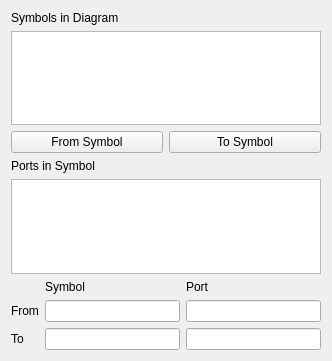
<?xml version="1.0" encoding="UTF-8"?>
<ui version="4.0">
 <class>DiagramAddTrace</class>
 <widget class="QWidget" name="DiagramAddTrace">
  <property name="geometry">
   <rect>
    <x>0</x>
    <y>0</y>
    <width>332</width>
    <height>361</height>
   </rect>
  </property>
  <property name="windowTitle">
   <string>Add Trace to Diagram</string>
  </property>
  <property name="toolTip">
   <string>Temporary Gui for development</string>
  </property>
  <layout class="QVBoxLayout" name="verticalLayout_3">
   <item>
    <layout class="QVBoxLayout" name="verticalLayout">
     <item>
      <layout class="QVBoxLayout" name="verticalLayout_2">
       <item>
        <widget class="QLabel" name="label">
         <property name="text">
          <string>Symbols in Diagram</string>
         </property>
        </widget>
       </item>
       <item>
        <widget class="QListWidget" name="lwSymbols"/>
       </item>
       <item>
        <layout class="QHBoxLayout" name="horizontalLayout">
         <item>
          <widget class="QPushButton" name="pbFromSymbol">
           <property name="toolTip">
            <string>Make the selected symbol the From Symbol</string>
           </property>
           <property name="text">
            <string>From Symbol</string>
           </property>
          </widget>
         </item>
         <item>
          <widget class="QPushButton" name="pbToSymbol">
           <property name="text">
            <string>To Symbol</string>
           </property>
          </widget>
         </item>
        </layout>
       </item>
       <item>
        <widget class="QLabel" name="label_2">
         <property name="text">
          <string>Ports in Symbol</string>
         </property>
        </widget>
       </item>
       <item>
        <widget class="QListWidget" name="lwPorts">
         <property name="sizePolicy">
          <sizepolicy hsizetype="Expanding" vsizetype="MinimumExpanding">
           <horstretch>0</horstretch>
           <verstretch>0</verstretch>
          </sizepolicy>
         </property>
         <property name="minimumSize">
          <size>
           <width>0</width>
           <height>32</height>
          </size>
         </property>
         <property name="toolTip">
          <string>Choose a port from the current symbol by double clicking.</string>
         </property>
        </widget>
       </item>
      </layout>
     </item>
     <item>
      <layout class="QGridLayout" name="gridLayout">
       <item row="1" column="1">
        <widget class="QLineEdit" name="leFromSymbol">
         <property name="readOnly">
          <bool>true</bool>
         </property>
        </widget>
       </item>
       <item row="0" column="2">
        <widget class="QLabel" name="label_5">
         <property name="text">
          <string>Port</string>
         </property>
        </widget>
       </item>
       <item row="1" column="2">
        <widget class="QLineEdit" name="leFromPort">
         <property name="readOnly">
          <bool>true</bool>
         </property>
        </widget>
       </item>
       <item row="2" column="0">
        <widget class="QLabel" name="label_7">
         <property name="text">
          <string>To</string>
         </property>
        </widget>
       </item>
       <item row="2" column="2">
        <widget class="QLineEdit" name="leToPort">
         <property name="readOnly">
          <bool>true</bool>
         </property>
        </widget>
       </item>
       <item row="1" column="0">
        <widget class="QLabel" name="label_6">
         <property name="text">
          <string>From</string>
         </property>
        </widget>
       </item>
       <item row="0" column="1">
        <widget class="QLabel" name="label_4">
         <property name="text">
          <string>Symbol</string>
         </property>
        </widget>
       </item>
       <item row="2" column="1">
        <widget class="QLineEdit" name="leToSymbol">
         <property name="readOnly">
          <bool>true</bool>
         </property>
        </widget>
       </item>
      </layout>
     </item>
    </layout>
   </item>
  </layout>
 </widget>
 <resources/>
 <connections/>
</ui>
